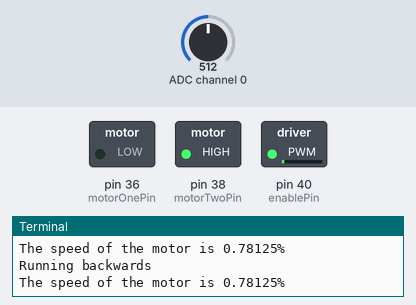
Recording of a program running on a simulated Raspberry Pi (header pin numbers). On the bench: switched loads named in the program (green lamp = pin HIGH), the last lines printed to the terminal. Inputs (shaded band) come from the test bench; at power-on: ADC channel 0 = 512 (analog values on the 0–1023 scale).

Above: at 1.2 s.
1.3 s: ADC channel 0 set to 514
At 1.6 s:
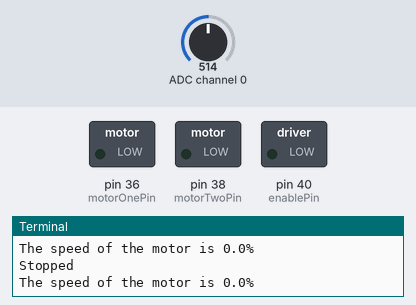
2.8 s: ADC channel 0 set to 716
At 3.5 s:
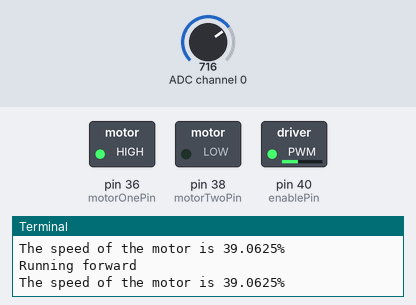
4.3 s: ADC channel 0 set to 900
At 5.5 s:
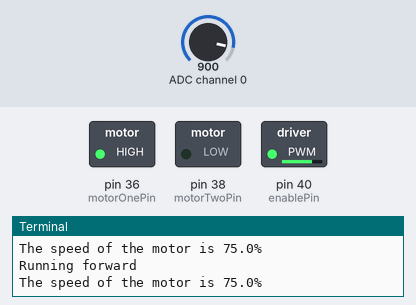
5.8 s: ADC channel 0 set to 1023
At 6.3 s:
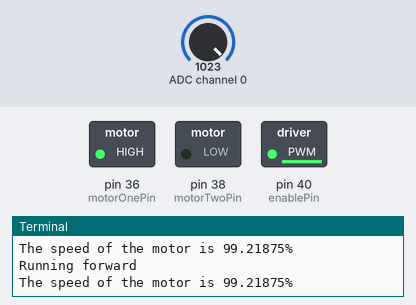
7.3 s: ADC channel 0 set to 306
At 8.1 s:
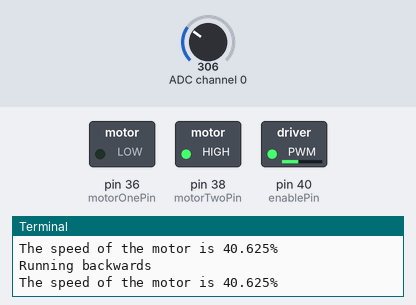
8.8 s: ADC channel 0 set to 511
At 10.1 s:
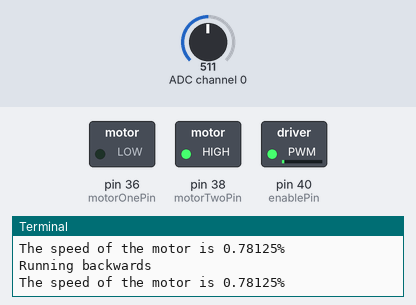
Timing chart, 0 to 11.3 s (numbered marks = the images above; inputs shaded):
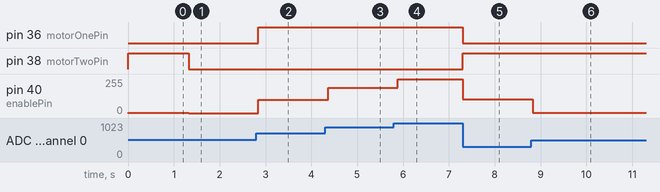

Measured:
- the behaviour switches between 513 and 514 on ADC channel 0 (found by bisection; images 0 and 1)
- after the input at 1.3 s, pin 38 (motorTwoPin): HIGH → LOW at once; pin 40 (enablePin): 2/255 → 0/255 at once
- after the input at 2.8 s, pin 36 (motorOnePin): LOW → HIGH at once; pin 40 (enablePin): 0/255 → 100/255 at once
- after the input at 4.3 s, pin 40 (enablePin): 100/255 → 191/255 after 0.06 s
- after the input at 5.8 s, pin 40 (enablePin): 191/255 → 253/255 after 0.09 s
- after the input at 7.3 s, pin 36 (motorOnePin): HIGH → LOW at once; pin 38 (motorTwoPin): LOW → HIGH at once; pin 40 (enablePin): 253/255 → 104/255 at once
- after the input at 8.8 s, pin 40 (enablePin): 104/255 → 2/255 at once

The program:

motorL293D-PCF8591.py
```python
import RPi.GPIO as gpio
import smbus
import time

address = 0x48
bus = smbus.SMBus(1)
command = 0x40

interval = 0.1

motorOnePin = 36
motorTwoPin = 38
enablePin = 40

gpio.setmode(gpio.BOARD)
gpio.setup(motorOnePin, gpio.OUT)
gpio.setup(motorTwoPin, gpio.OUT)
gpio.setup(enablePin, gpio.OUT)

motorPWM = gpio.PWM(enablePin, 207)
motorPWM.start(0)

def analogRead(channel):
    value = bus.read_byte_data(address, command + channel)
    value = bus.read_byte_data(address, command + channel)
    return value

def mapRanges(value, fromMin, fromMax, toMin, toMax):
    return (toMax - toMin) * (value - fromMin) / (fromMax - fromMin) + toMin

def runMotor2():
    intensity = analogRead(0) - 128
    if intensity > 0:
        gpio.output(motorOnePin, gpio.HIGH)
        gpio.output(motorTwoPin, gpio.LOW)
        print('Running forward')
    elif intensity < 0:
        gpio.output(motorOnePin, gpio.LOW)
        gpio.output(motorTwoPin, gpio.HIGH)
        print('Running backwards')
    elif intensity == 0:
        gpio.output(motorOnePin, gpio.LOW)
        gpio.output(motorTwoPin, gpio.LOW)
        print('Stopped')
    speedConverted = mapRanges(abs(intensity), 0, 128, 0, 100)
    motorPWM.start(speedConverted)
    print('The speed of the motor is {}%'.format(speedConverted))
    time.sleep(interval)

def runMotor(direction, speedPercent):
    gpio.output(motorOnePin, gpio.HIGH)
    gpio.output(motorTwoPin, gpio.LOW)
    for i in range(0, 100):
        print('Spinning right up {}'.format(i))
        motorPWM.ChangeDutyCycle(i)
        time.sleep(interval)
    for i in range(0, 100):
        print('Spinning right down {}'.format(100 - i))
        motorPWM.ChangeDutyCycle(100 - i)
        time.sleep(interval)

    gpio.output(motorOnePin, gpio.LOW)
    gpio.output(motorTwoPin, gpio.HIGH)
    for i in range(0, 100):
        print('Spinning left up {}'.format(i))
        motorPWM.ChangeDutyCycle(i)
        time.sleep(interval)
    for i in range(0, 100):
        print('Spinning left down {}'.format(100 - i))
        motorPWM.ChangeDutyCycle(100 - i)
        time.sleep(interval)

try:
    while True:
        runMotor2()
except KeyboardInterrupt:
    motorPWM.stop()
    bus.close()
    gpio.cleanup()
```
